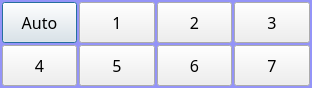
<?xml version="1.0" encoding="UTF-8"?>
<ui version="4.0">
 <class>wk6500Range</class>
 <widget class="QDialog" name="wk6500Range">
  <property name="geometry">
   <rect>
    <x>0</x>
    <y>0</y>
    <width>312</width>
    <height>88</height>
   </rect>
  </property>
  <property name="font">
   <font>
    <family>楷体</family>
    <pointsize>11</pointsize>
    <weight>50</weight>
    <italic>false</italic>
    <bold>false</bold>
   </font>
  </property>
  <property name="windowTitle">
   <string>测试量程</string>
  </property>
  <property name="styleSheet">
   <string notr="true">QDialog
{
	
	font: 11pt &quot;楷体&quot;;
	background-color: rgb(148, 148, 248);
}</string>
  </property>
  <layout class="QHBoxLayout" name="horizontalLayout">
   <property name="spacing">
    <number>2</number>
   </property>
   <property name="leftMargin">
    <number>2</number>
   </property>
   <property name="topMargin">
    <number>2</number>
   </property>
   <property name="rightMargin">
    <number>2</number>
   </property>
   <property name="bottomMargin">
    <number>2</number>
   </property>
   <item>
    <layout class="QGridLayout" name="gridLayout">
     <property name="spacing">
      <number>2</number>
     </property>
     <item row="0" column="0">
      <widget class="QPushButton" name="btn0">
       <property name="minimumSize">
        <size>
         <width>40</width>
         <height>40</height>
        </size>
       </property>
       <property name="maximumSize">
        <size>
         <width>11111</width>
         <height>11111</height>
        </size>
       </property>
       <property name="font">
        <font>
         <family>楷体</family>
         <pointsize>12</pointsize>
        </font>
       </property>
       <property name="text">
        <string>Auto</string>
       </property>
       <property name="default">
        <bool>true</bool>
       </property>
      </widget>
     </item>
     <item row="0" column="1">
      <widget class="QPushButton" name="btn1">
       <property name="minimumSize">
        <size>
         <width>40</width>
         <height>40</height>
        </size>
       </property>
       <property name="maximumSize">
        <size>
         <width>11111</width>
         <height>11111</height>
        </size>
       </property>
       <property name="font">
        <font>
         <family>楷体</family>
         <pointsize>12</pointsize>
        </font>
       </property>
       <property name="text">
        <string>1</string>
       </property>
      </widget>
     </item>
     <item row="0" column="2">
      <widget class="QPushButton" name="btn2">
       <property name="minimumSize">
        <size>
         <width>40</width>
         <height>40</height>
        </size>
       </property>
       <property name="maximumSize">
        <size>
         <width>11111</width>
         <height>11111</height>
        </size>
       </property>
       <property name="font">
        <font>
         <family>楷体</family>
         <pointsize>12</pointsize>
        </font>
       </property>
       <property name="text">
        <string>2</string>
       </property>
      </widget>
     </item>
     <item row="0" column="3">
      <widget class="QPushButton" name="btn3">
       <property name="minimumSize">
        <size>
         <width>40</width>
         <height>40</height>
        </size>
       </property>
       <property name="maximumSize">
        <size>
         <width>11111</width>
         <height>11111</height>
        </size>
       </property>
       <property name="font">
        <font>
         <family>楷体</family>
         <pointsize>12</pointsize>
        </font>
       </property>
       <property name="text">
        <string>3</string>
       </property>
      </widget>
     </item>
     <item row="1" column="0">
      <widget class="QPushButton" name="btn4">
       <property name="minimumSize">
        <size>
         <width>40</width>
         <height>40</height>
        </size>
       </property>
       <property name="maximumSize">
        <size>
         <width>11111</width>
         <height>11111</height>
        </size>
       </property>
       <property name="font">
        <font>
         <family>楷体</family>
         <pointsize>12</pointsize>
        </font>
       </property>
       <property name="text">
        <string>4</string>
       </property>
      </widget>
     </item>
     <item row="1" column="1">
      <widget class="QPushButton" name="btn5">
       <property name="minimumSize">
        <size>
         <width>40</width>
         <height>40</height>
        </size>
       </property>
       <property name="maximumSize">
        <size>
         <width>11111</width>
         <height>11111</height>
        </size>
       </property>
       <property name="font">
        <font>
         <family>楷体</family>
         <pointsize>12</pointsize>
        </font>
       </property>
       <property name="text">
        <string>5</string>
       </property>
      </widget>
     </item>
     <item row="1" column="2">
      <widget class="QPushButton" name="btn6">
       <property name="minimumSize">
        <size>
         <width>40</width>
         <height>40</height>
        </size>
       </property>
       <property name="maximumSize">
        <size>
         <width>11111</width>
         <height>11111</height>
        </size>
       </property>
       <property name="font">
        <font>
         <family>楷体</family>
         <pointsize>12</pointsize>
        </font>
       </property>
       <property name="text">
        <string>6</string>
       </property>
      </widget>
     </item>
     <item row="1" column="3">
      <widget class="QPushButton" name="btn7">
       <property name="minimumSize">
        <size>
         <width>40</width>
         <height>40</height>
        </size>
       </property>
       <property name="maximumSize">
        <size>
         <width>11111</width>
         <height>11111</height>
        </size>
       </property>
       <property name="font">
        <font>
         <family>楷体</family>
         <pointsize>12</pointsize>
        </font>
       </property>
       <property name="text">
        <string>7</string>
       </property>
      </widget>
     </item>
    </layout>
   </item>
  </layout>
 </widget>
 <resources/>
 <connections/>
</ui>
